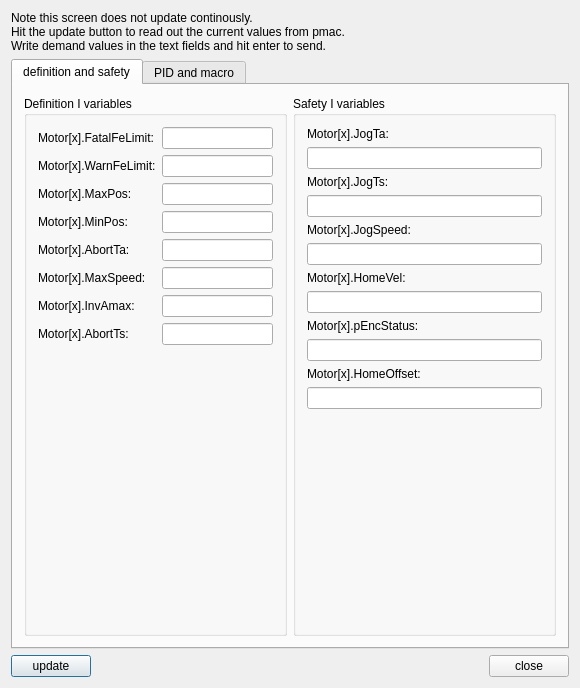
<?xml version="1.0" encoding="UTF-8"?>
<ui version="4.0">
 <class>formPpmacAxisSettings</class>
 <widget class="QDialog" name="formPpmacAxisSettings">
  <property name="geometry">
   <rect>
    <x>0</x>
    <y>0</y>
    <width>580</width>
    <height>688</height>
   </rect>
  </property>
  <property name="sizePolicy">
   <sizepolicy hsizetype="Fixed" vsizetype="Fixed">
    <horstretch>0</horstretch>
    <verstretch>0</verstretch>
   </sizepolicy>
  </property>
  <property name="maximumSize">
   <size>
    <width>1024</width>
    <height>768</height>
   </size>
  </property>
  <property name="windowTitle">
   <string>Axis setup</string>
  </property>
  <layout class="QGridLayout" name="gridLayout_3">
   <item row="2" column="0">
    <widget class="QPushButton" name="btnUpdate">
     <property name="text">
      <string>update</string>
     </property>
    </widget>
   </item>
   <item row="0" column="0" colspan="3">
    <widget class="QLabel" name="textLabel1">
     <property name="text">
      <string>Note this screen does not update continously.
Hit the update button to read out the current values from pmac.
Write demand values in the text fields and hit enter to send.</string>
     </property>
     <property name="wordWrap">
      <bool>false</bool>
     </property>
    </widget>
   </item>
   <item row="2" column="1">
    <spacer name="spacer7">
     <property name="orientation">
      <enum>Qt::Horizontal</enum>
     </property>
     <property name="sizeType">
      <enum>QSizePolicy::Expanding</enum>
     </property>
     <property name="sizeHint" stdset="0">
      <size>
       <width>185</width>
       <height>20</height>
      </size>
     </property>
    </spacer>
   </item>
   <item row="2" column="2">
    <widget class="QPushButton" name="btnClose">
     <property name="text">
      <string>close</string>
     </property>
    </widget>
   </item>
   <item row="1" column="0" colspan="3">
    <widget class="QTabWidget" name="tabAxisSetup">
     <property name="enabled">
      <bool>true</bool>
     </property>
     <property name="currentIndex">
      <number>0</number>
     </property>
     <widget class="QWidget" name="tab">
      <attribute name="title">
       <string>definition and safety</string>
      </attribute>
      <layout class="QGridLayout" name="gridLayout_2">
       <item row="0" column="1">
        <widget class="QGroupBox" name="groupBox2">
         <property name="title">
          <string>Safety I variables</string>
         </property>
         <layout class="QFormLayout" name="formLayout">
          <item row="0" column="0">
           <widget class="QLabel" name="textLabel2_9">
            <property name="text">
             <string>Motor[x].JogTa:</string>
            </property>
            <property name="wordWrap">
             <bool>false</bool>
            </property>
           </widget>
          </item>
          <item row="2" column="0">
           <widget class="QLabel" name="textLabel2_2_2">
            <property name="text">
             <string>Motor[x].JogTs:</string>
            </property>
            <property name="wordWrap">
             <bool>false</bool>
            </property>
           </widget>
          </item>
          <item row="4" column="0">
           <widget class="QLabel" name="textLabel2_3_2">
            <property name="text">
             <string>Motor[x].JogSpeed:</string>
            </property>
            <property name="wordWrap">
             <bool>false</bool>
            </property>
           </widget>
          </item>
          <item row="6" column="0">
           <widget class="QLabel" name="textLabel2_4_2">
            <property name="text">
             <string>Motor[x].HomeVel:</string>
            </property>
            <property name="wordWrap">
             <bool>false</bool>
            </property>
           </widget>
          </item>
          <item row="8" column="0">
           <widget class="QLabel" name="textLabel2_6_2">
            <property name="text">
             <string>Motor[x].pEncStatus:</string>
            </property>
            <property name="wordWrap">
             <bool>false</bool>
            </property>
           </widget>
          </item>
          <item row="10" column="0">
           <widget class="QLabel" name="textLabel2_7_2">
            <property name="text">
             <string>Motor[x].HomeOffset:</string>
            </property>
            <property name="wordWrap">
             <bool>false</bool>
            </property>
           </widget>
          </item>
          <item row="1" column="0" colspan="2">
           <widget class="QLineEdit" name="lneIx20">
            <property name="sizePolicy">
             <sizepolicy hsizetype="Expanding" vsizetype="Fixed">
              <horstretch>0</horstretch>
              <verstretch>0</verstretch>
             </sizepolicy>
            </property>
            <property name="minimumSize">
             <size>
              <width>60</width>
              <height>0</height>
             </size>
            </property>
            <property name="maximumSize">
             <size>
              <width>32222</width>
              <height>32767</height>
             </size>
            </property>
           </widget>
          </item>
          <item row="3" column="0" colspan="2">
           <widget class="QLineEdit" name="lneIx21">
            <property name="minimumSize">
             <size>
              <width>60</width>
              <height>0</height>
             </size>
            </property>
            <property name="maximumSize">
             <size>
              <width>32222</width>
              <height>32767</height>
             </size>
            </property>
           </widget>
          </item>
          <item row="5" column="0" colspan="2">
           <widget class="QLineEdit" name="lneIx22">
            <property name="minimumSize">
             <size>
              <width>60</width>
              <height>0</height>
             </size>
            </property>
            <property name="maximumSize">
             <size>
              <width>32222</width>
              <height>32767</height>
             </size>
            </property>
           </widget>
          </item>
          <item row="7" column="0" colspan="2">
           <widget class="QLineEdit" name="lneIx23">
            <property name="minimumSize">
             <size>
              <width>60</width>
              <height>0</height>
             </size>
            </property>
            <property name="maximumSize">
             <size>
              <width>32222</width>
              <height>32767</height>
             </size>
            </property>
           </widget>
          </item>
          <item row="9" column="0" colspan="2">
           <widget class="QLineEdit" name="lneIx25">
            <property name="minimumSize">
             <size>
              <width>60</width>
              <height>0</height>
             </size>
            </property>
            <property name="maximumSize">
             <size>
              <width>32222</width>
              <height>32767</height>
             </size>
            </property>
           </widget>
          </item>
          <item row="11" column="0" colspan="2">
           <widget class="QLineEdit" name="lneIx26">
            <property name="minimumSize">
             <size>
              <width>0</width>
              <height>0</height>
             </size>
            </property>
            <property name="maximumSize">
             <size>
              <width>32222</width>
              <height>32767</height>
             </size>
            </property>
           </widget>
          </item>
         </layout>
        </widget>
       </item>
       <item row="0" column="0">
        <widget class="QGroupBox" name="groupBox1">
         <property name="title">
          <string>Definition I variables</string>
         </property>
         <layout class="QFormLayout" name="formLayout_2">
          <item row="7" column="1">
           <widget class="QLineEdit" name="lneIx15">
            <property name="minimumSize">
             <size>
              <width>60</width>
              <height>0</height>
             </size>
            </property>
            <property name="maximumSize">
             <size>
              <width>31222</width>
              <height>32767</height>
             </size>
            </property>
           </widget>
          </item>
          <item row="0" column="0">
           <widget class="QLabel" name="textLabel2">
            <property name="text">
             <string>Motor[x].FatalFeLimit:</string>
            </property>
            <property name="wordWrap">
             <bool>false</bool>
            </property>
           </widget>
          </item>
          <item row="0" column="1">
           <widget class="QLineEdit" name="lneIx11">
            <property name="minimumSize">
             <size>
              <width>60</width>
              <height>0</height>
             </size>
            </property>
            <property name="maximumSize">
             <size>
              <width>31222</width>
              <height>32767</height>
             </size>
            </property>
           </widget>
          </item>
          <item row="2" column="1">
           <widget class="QLineEdit" name="lneIx12">
            <property name="minimumSize">
             <size>
              <width>60</width>
              <height>0</height>
             </size>
            </property>
            <property name="maximumSize">
             <size>
              <width>31222</width>
              <height>32767</height>
             </size>
            </property>
           </widget>
          </item>
          <item row="4" column="1">
           <widget class="QLineEdit" name="lneIx13">
            <property name="minimumSize">
             <size>
              <width>60</width>
              <height>0</height>
             </size>
            </property>
            <property name="maximumSize">
             <size>
              <width>31222</width>
              <height>32767</height>
             </size>
            </property>
           </widget>
          </item>
          <item row="2" column="0">
           <widget class="QLabel" name="textLabel2_2">
            <property name="text">
             <string>Motor[x].WarnFeLimit:</string>
            </property>
            <property name="wordWrap">
             <bool>false</bool>
            </property>
           </widget>
          </item>
          <item row="4" column="0">
           <widget class="QLabel" name="textLabel2_3">
            <property name="text">
             <string>Motor[x].MaxPos:</string>
            </property>
            <property name="wordWrap">
             <bool>false</bool>
            </property>
           </widget>
          </item>
          <item row="5" column="0">
           <widget class="QLabel" name="textLabel2_4">
            <property name="text">
             <string>Motor[x].MinPos:</string>
            </property>
            <property name="wordWrap">
             <bool>false</bool>
            </property>
           </widget>
          </item>
          <item row="5" column="1">
           <widget class="QLineEdit" name="lneIx14">
            <property name="minimumSize">
             <size>
              <width>60</width>
              <height>0</height>
             </size>
            </property>
            <property name="maximumSize">
             <size>
              <width>31222</width>
              <height>32767</height>
             </size>
            </property>
           </widget>
          </item>
          <item row="7" column="0">
           <widget class="QLabel" name="textLabel2_5">
            <property name="text">
             <string>Motor[x].AbortTa:</string>
            </property>
            <property name="wordWrap">
             <bool>false</bool>
            </property>
           </widget>
          </item>
          <item row="8" column="0">
           <widget class="QLabel" name="textLabel2_6">
            <property name="text">
             <string>Motor[x].MaxSpeed:</string>
            </property>
            <property name="wordWrap">
             <bool>false</bool>
            </property>
           </widget>
          </item>
          <item row="8" column="1">
           <widget class="QLineEdit" name="lneIx16">
            <property name="minimumSize">
             <size>
              <width>60</width>
              <height>0</height>
             </size>
            </property>
            <property name="maximumSize">
             <size>
              <width>31222</width>
              <height>32767</height>
             </size>
            </property>
           </widget>
          </item>
          <item row="9" column="0">
           <widget class="QLabel" name="textLabel2_7">
            <property name="text">
             <string>Motor[x].InvAmax:</string>
            </property>
            <property name="wordWrap">
             <bool>false</bool>
            </property>
           </widget>
          </item>
          <item row="9" column="1">
           <widget class="QLineEdit" name="lneIx17">
            <property name="minimumSize">
             <size>
              <width>60</width>
              <height>0</height>
             </size>
            </property>
            <property name="maximumSize">
             <size>
              <width>31222</width>
              <height>32767</height>
             </size>
            </property>
           </widget>
          </item>
          <item row="10" column="0">
           <widget class="QLabel" name="textLabel2_8">
            <property name="text">
             <string>Motor[x].AbortTs:</string>
            </property>
            <property name="wordWrap">
             <bool>false</bool>
            </property>
           </widget>
          </item>
          <item row="10" column="1">
           <widget class="QLineEdit" name="lneIx19">
            <property name="minimumSize">
             <size>
              <width>60</width>
              <height>0</height>
             </size>
            </property>
            <property name="maximumSize">
             <size>
              <width>31222</width>
              <height>32767</height>
             </size>
            </property>
           </widget>
          </item>
         </layout>
        </widget>
       </item>
      </layout>
     </widget>
     <widget class="QWidget" name="tab_2">
      <attribute name="title">
       <string>PID and macro</string>
      </attribute>
      <widget class="QGroupBox" name="groupBox1_2">
       <property name="geometry">
        <rect>
         <x>10</x>
         <y>20</y>
         <width>271</width>
         <height>330</height>
        </rect>
       </property>
       <property name="sizePolicy">
        <sizepolicy hsizetype="Fixed" vsizetype="Fixed">
         <horstretch>0</horstretch>
         <verstretch>0</verstretch>
        </sizepolicy>
       </property>
       <property name="title">
        <string>Gains</string>
       </property>
       <layout class="QFormLayout" name="formLayout_3">
        <item row="0" column="0">
         <widget class="QLabel" name="textLabel2_10">
          <property name="text">
           <string>Proportional:</string>
          </property>
          <property name="wordWrap">
           <bool>false</bool>
          </property>
         </widget>
        </item>
        <item row="0" column="1">
         <widget class="QLineEdit" name="lneIx30">
          <property name="minimumSize">
           <size>
            <width>60</width>
            <height>0</height>
           </size>
          </property>
          <property name="maximumSize">
           <size>
            <width>32233</width>
            <height>32767</height>
           </size>
          </property>
         </widget>
        </item>
        <item row="1" column="0">
         <widget class="QLabel" name="textLabel2_2_3">
          <property name="text">
           <string>Derivative 1:</string>
          </property>
          <property name="wordWrap">
           <bool>false</bool>
          </property>
         </widget>
        </item>
        <item row="1" column="1">
         <widget class="QLineEdit" name="lneIx31">
          <property name="minimumSize">
           <size>
            <width>60</width>
            <height>0</height>
           </size>
          </property>
          <property name="maximumSize">
           <size>
            <width>32233</width>
            <height>32767</height>
           </size>
          </property>
         </widget>
        </item>
        <item row="2" column="0">
         <widget class="QLabel" name="textLabel2_3_3">
          <property name="text">
           <string>Derivative 2:</string>
          </property>
          <property name="wordWrap">
           <bool>false</bool>
          </property>
         </widget>
        </item>
        <item row="2" column="1">
         <widget class="QLineEdit" name="lneDerivative2">
          <property name="minimumSize">
           <size>
            <width>60</width>
            <height>0</height>
           </size>
          </property>
          <property name="maximumSize">
           <size>
            <width>32233</width>
            <height>32767</height>
           </size>
          </property>
         </widget>
        </item>
        <item row="3" column="0">
         <widget class="QLabel" name="textLabel2_4_3">
          <property name="text">
           <string>Integral:</string>
          </property>
          <property name="wordWrap">
           <bool>false</bool>
          </property>
         </widget>
        </item>
        <item row="3" column="1">
         <widget class="QLineEdit" name="lneIx33">
          <property name="minimumSize">
           <size>
            <width>60</width>
            <height>0</height>
           </size>
          </property>
          <property name="maximumSize">
           <size>
            <width>32233</width>
            <height>32767</height>
           </size>
          </property>
         </widget>
        </item>
        <item row="4" column="0">
         <widget class="QLabel" name="textLabel2_5_3">
          <property name="text">
           <string>Vel. Feedforward 1:</string>
          </property>
          <property name="wordWrap">
           <bool>false</bool>
          </property>
         </widget>
        </item>
        <item row="4" column="1">
         <widget class="QLineEdit" name="lneIx32">
          <property name="minimumSize">
           <size>
            <width>60</width>
            <height>0</height>
           </size>
          </property>
          <property name="maximumSize">
           <size>
            <width>32233</width>
            <height>32767</height>
           </size>
          </property>
         </widget>
        </item>
        <item row="5" column="0">
         <widget class="QLabel" name="textLabel2_10_2">
          <property name="text">
           <string>Vel. Feedforward 2:</string>
          </property>
          <property name="wordWrap">
           <bool>false</bool>
          </property>
         </widget>
        </item>
        <item row="5" column="1">
         <widget class="QLineEdit" name="lneVFF2">
          <property name="minimumSize">
           <size>
            <width>60</width>
            <height>0</height>
           </size>
          </property>
          <property name="maximumSize">
           <size>
            <width>32233</width>
            <height>32767</height>
           </size>
          </property>
         </widget>
        </item>
        <item row="6" column="0">
         <widget class="QLabel" name="textLabel2_10_2_2">
          <property name="text">
           <string>Accel. Feedforward:</string>
          </property>
          <property name="wordWrap">
           <bool>false</bool>
          </property>
         </widget>
        </item>
        <item row="6" column="1">
         <widget class="QLineEdit" name="lneIx35">
          <property name="minimumSize">
           <size>
            <width>60</width>
            <height>0</height>
           </size>
          </property>
          <property name="maximumSize">
           <size>
            <width>32233</width>
            <height>32767</height>
           </size>
          </property>
         </widget>
        </item>
       </layout>
      </widget>
      <widget class="QGroupBox" name="groupBox1_2_2">
       <property name="geometry">
        <rect>
         <x>290</x>
         <y>20</y>
         <width>260</width>
         <height>81</height>
        </rect>
       </property>
       <property name="sizePolicy">
        <sizepolicy hsizetype="Fixed" vsizetype="Fixed">
         <horstretch>0</horstretch>
         <verstretch>0</verstretch>
        </sizepolicy>
       </property>
       <property name="title">
        <string>Other Servo Settings</string>
       </property>
       <layout class="QFormLayout" name="formLayout_4">
        <property name="fieldGrowthPolicy">
         <enum>QFormLayout::AllNonFixedFieldsGrow</enum>
        </property>
        <item row="0" column="0">
         <widget class="QLabel" name="lLoopSelect">
          <property name="text">
           <string>Integrator Mode:</string>
          </property>
          <property name="wordWrap">
           <bool>false</bool>
          </property>
         </widget>
        </item>
        <item row="0" column="1">
         <widget class="QLineEdit" name="lneIx34">
          <property name="minimumSize">
           <size>
            <width>60</width>
            <height>0</height>
           </size>
          </property>
          <property name="maximumSize">
           <size>
            <width>32222</width>
            <height>32767</height>
           </size>
          </property>
         </widget>
        </item>
        <item row="2" column="0" colspan="2">
         <spacer name="verticalSpacer">
          <property name="orientation">
           <enum>Qt::Vertical</enum>
          </property>
          <property name="sizeHint" stdset="0">
           <size>
            <width>30</width>
            <height>0</height>
           </size>
          </property>
         </spacer>
        </item>
       </layout>
      </widget>
     </widget>
    </widget>
   </item>
  </layout>
 </widget>
 <layoutdefault spacing="6" margin="11"/>
 <pixmapfunction>qPixmapFromMimeSource</pixmapfunction>
 <tabstops>
  <tabstop>btnUpdate</tabstop>
  <tabstop>btnClose</tabstop>
 </tabstops>
 <resources/>
 <connections>
  <connection>
   <sender>btnUpdate</sender>
   <signal>clicked()</signal>
   <receiver>formPpmacAxisSettings</receiver>
   <slot>axisUpdate()</slot>
   <hints>
    <hint type="sourcelabel">
     <x>20</x>
     <y>20</y>
    </hint>
    <hint type="destinationlabel">
     <x>20</x>
     <y>20</y>
    </hint>
   </hints>
  </connection>
  <connection>
   <sender>btnClose</sender>
   <signal>clicked()</signal>
   <receiver>formPpmacAxisSettings</receiver>
   <slot>close()</slot>
   <hints>
    <hint type="sourcelabel">
     <x>20</x>
     <y>20</y>
    </hint>
    <hint type="destinationlabel">
     <x>20</x>
     <y>20</y>
    </hint>
   </hints>
  </connection>
  <connection>
   <sender>lneIx17</sender>
   <signal>returnPressed()</signal>
   <receiver>formPpmacAxisSettings</receiver>
   <slot>sendIx17()</slot>
   <hints>
    <hint type="sourcelabel">
     <x>20</x>
     <y>20</y>
    </hint>
    <hint type="destinationlabel">
     <x>20</x>
     <y>20</y>
    </hint>
   </hints>
  </connection>
  <connection>
   <sender>lneIx16</sender>
   <signal>returnPressed()</signal>
   <receiver>formPpmacAxisSettings</receiver>
   <slot>sendIx16()</slot>
   <hints>
    <hint type="sourcelabel">
     <x>20</x>
     <y>20</y>
    </hint>
    <hint type="destinationlabel">
     <x>20</x>
     <y>20</y>
    </hint>
   </hints>
  </connection>
  <connection>
   <sender>lneIx12</sender>
   <signal>returnPressed()</signal>
   <receiver>formPpmacAxisSettings</receiver>
   <slot>sendIx12()</slot>
   <hints>
    <hint type="sourcelabel">
     <x>20</x>
     <y>20</y>
    </hint>
    <hint type="destinationlabel">
     <x>20</x>
     <y>20</y>
    </hint>
   </hints>
  </connection>
  <connection>
   <sender>lneIx13</sender>
   <signal>returnPressed()</signal>
   <receiver>formPpmacAxisSettings</receiver>
   <slot>sendIx13()</slot>
   <hints>
    <hint type="sourcelabel">
     <x>20</x>
     <y>20</y>
    </hint>
    <hint type="destinationlabel">
     <x>20</x>
     <y>20</y>
    </hint>
   </hints>
  </connection>
  <connection>
   <sender>lneIx19</sender>
   <signal>returnPressed()</signal>
   <receiver>formPpmacAxisSettings</receiver>
   <slot>sendIx19()</slot>
   <hints>
    <hint type="sourcelabel">
     <x>20</x>
     <y>20</y>
    </hint>
    <hint type="destinationlabel">
     <x>20</x>
     <y>20</y>
    </hint>
   </hints>
  </connection>
  <connection>
   <sender>lneIx20</sender>
   <signal>returnPressed()</signal>
   <receiver>formPpmacAxisSettings</receiver>
   <slot>sendIx20()</slot>
   <hints>
    <hint type="sourcelabel">
     <x>20</x>
     <y>20</y>
    </hint>
    <hint type="destinationlabel">
     <x>20</x>
     <y>20</y>
    </hint>
   </hints>
  </connection>
  <connection>
   <sender>lneIx23</sender>
   <signal>returnPressed()</signal>
   <receiver>formPpmacAxisSettings</receiver>
   <slot>sendIx23()</slot>
   <hints>
    <hint type="sourcelabel">
     <x>20</x>
     <y>20</y>
    </hint>
    <hint type="destinationlabel">
     <x>20</x>
     <y>20</y>
    </hint>
   </hints>
  </connection>
  <connection>
   <sender>lneIx21</sender>
   <signal>returnPressed()</signal>
   <receiver>formPpmacAxisSettings</receiver>
   <slot>sendIx21()</slot>
   <hints>
    <hint type="sourcelabel">
     <x>20</x>
     <y>20</y>
    </hint>
    <hint type="destinationlabel">
     <x>20</x>
     <y>20</y>
    </hint>
   </hints>
  </connection>
  <connection>
   <sender>lneIx22</sender>
   <signal>returnPressed()</signal>
   <receiver>formPpmacAxisSettings</receiver>
   <slot>sendIx22()</slot>
   <hints>
    <hint type="sourcelabel">
     <x>20</x>
     <y>20</y>
    </hint>
    <hint type="destinationlabel">
     <x>20</x>
     <y>20</y>
    </hint>
   </hints>
  </connection>
  <connection>
   <sender>lneIx26</sender>
   <signal>returnPressed()</signal>
   <receiver>formPpmacAxisSettings</receiver>
   <slot>sendIx26()</slot>
   <hints>
    <hint type="sourcelabel">
     <x>20</x>
     <y>20</y>
    </hint>
    <hint type="destinationlabel">
     <x>20</x>
     <y>20</y>
    </hint>
   </hints>
  </connection>
  <connection>
   <sender>tabAxisSetup</sender>
   <signal>currentChanged(int)</signal>
   <receiver>formPpmacAxisSettings</receiver>
   <slot>tabChange()</slot>
   <hints>
    <hint type="sourcelabel">
     <x>20</x>
     <y>20</y>
    </hint>
    <hint type="destinationlabel">
     <x>20</x>
     <y>20</y>
    </hint>
   </hints>
  </connection>
  <connection>
   <sender>lneIx11</sender>
   <signal>returnPressed()</signal>
   <receiver>formPpmacAxisSettings</receiver>
   <slot>sendIx11()</slot>
   <hints>
    <hint type="sourcelabel">
     <x>20</x>
     <y>20</y>
    </hint>
    <hint type="destinationlabel">
     <x>20</x>
     <y>20</y>
    </hint>
   </hints>
  </connection>
  <connection>
   <sender>lneIx14</sender>
   <signal>returnPressed()</signal>
   <receiver>formPpmacAxisSettings</receiver>
   <slot>sendIx14()</slot>
   <hints>
    <hint type="sourcelabel">
     <x>20</x>
     <y>20</y>
    </hint>
    <hint type="destinationlabel">
     <x>20</x>
     <y>20</y>
    </hint>
   </hints>
  </connection>
  <connection>
   <sender>lneIx25</sender>
   <signal>returnPressed()</signal>
   <receiver>formPpmacAxisSettings</receiver>
   <slot>sendIx25()</slot>
   <hints>
    <hint type="sourcelabel">
     <x>20</x>
     <y>20</y>
    </hint>
    <hint type="destinationlabel">
     <x>20</x>
     <y>20</y>
    </hint>
   </hints>
  </connection>
  <connection>
   <sender>lneIx15</sender>
   <signal>returnPressed()</signal>
   <receiver>formPpmacAxisSettings</receiver>
   <slot>sendIx15()</slot>
   <hints>
    <hint type="sourcelabel">
     <x>20</x>
     <y>20</y>
    </hint>
    <hint type="destinationlabel">
     <x>20</x>
     <y>20</y>
    </hint>
   </hints>
  </connection>
  <connection>
   <sender>lneIx30</sender>
   <signal>returnPressed()</signal>
   <receiver>formPpmacAxisSettings</receiver>
   <slot>sendIx30()</slot>
   <hints>
    <hint type="sourcelabel">
     <x>20</x>
     <y>20</y>
    </hint>
    <hint type="destinationlabel">
     <x>20</x>
     <y>20</y>
    </hint>
   </hints>
  </connection>
  <connection>
   <sender>lneIx31</sender>
   <signal>returnPressed()</signal>
   <receiver>formPpmacAxisSettings</receiver>
   <slot>sendIx31()</slot>
   <hints>
    <hint type="sourcelabel">
     <x>20</x>
     <y>20</y>
    </hint>
    <hint type="destinationlabel">
     <x>20</x>
     <y>20</y>
    </hint>
   </hints>
  </connection>
  <connection>
   <sender>lneIx32</sender>
   <signal>returnPressed()</signal>
   <receiver>formPpmacAxisSettings</receiver>
   <slot>sendIx32()</slot>
   <hints>
    <hint type="sourcelabel">
     <x>20</x>
     <y>20</y>
    </hint>
    <hint type="destinationlabel">
     <x>20</x>
     <y>20</y>
    </hint>
   </hints>
  </connection>
  <connection>
   <sender>lneIx33</sender>
   <signal>returnPressed()</signal>
   <receiver>formPpmacAxisSettings</receiver>
   <slot>sendIx33()</slot>
   <hints>
    <hint type="sourcelabel">
     <x>20</x>
     <y>20</y>
    </hint>
    <hint type="destinationlabel">
     <x>20</x>
     <y>20</y>
    </hint>
   </hints>
  </connection>
  <connection>
   <sender>lneIx34</sender>
   <signal>returnPressed()</signal>
   <receiver>formPpmacAxisSettings</receiver>
   <slot>sendIx34()</slot>
   <hints>
    <hint type="sourcelabel">
     <x>20</x>
     <y>20</y>
    </hint>
    <hint type="destinationlabel">
     <x>20</x>
     <y>20</y>
    </hint>
   </hints>
  </connection>
  <connection>
   <sender>lneIx35</sender>
   <signal>returnPressed()</signal>
   <receiver>formPpmacAxisSettings</receiver>
   <slot>sendIx35()</slot>
   <hints>
    <hint type="sourcelabel">
     <x>20</x>
     <y>20</y>
    </hint>
    <hint type="destinationlabel">
     <x>20</x>
     <y>20</y>
    </hint>
   </hints>
  </connection>
  <connection>
   <sender>lneIx11</sender>
   <signal>returnPressed()</signal>
   <receiver>formPpmacAxisSettings</receiver>
   <slot>sendIx11()</slot>
   <hints>
    <hint type="sourcelabel">
     <x>20</x>
     <y>20</y>
    </hint>
    <hint type="destinationlabel">
     <x>20</x>
     <y>20</y>
    </hint>
   </hints>
  </connection>
  <connection>
   <sender>lneDerivative2</sender>
   <signal>returnPressed()</signal>
   <receiver>formPpmacAxisSettings</receiver>
   <slot>sendDerivative2()</slot>
   <hints>
    <hint type="sourcelabel">
     <x>20</x>
     <y>20</y>
    </hint>
    <hint type="destinationlabel">
     <x>20</x>
     <y>20</y>
    </hint>
   </hints>
  </connection>
  <connection>
   <sender>lneVFF2</sender>
   <signal>returnPressed()</signal>
   <receiver>formPpmacAxisSettings</receiver>
   <slot>sendVFF2()</slot>
   <hints>
    <hint type="sourcelabel">
     <x>20</x>
     <y>20</y>
    </hint>
    <hint type="destinationlabel">
     <x>20</x>
     <y>20</y>
    </hint>
   </hints>
  </connection>
 </connections>
</ui>
